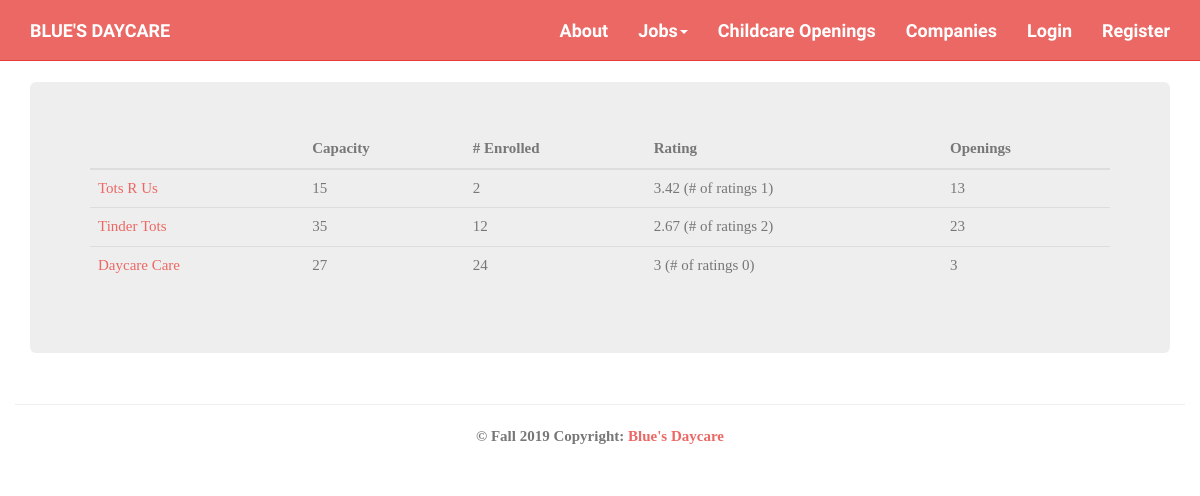
/index.php?action=viewCompanies, run on an earlier commit of the app's database.
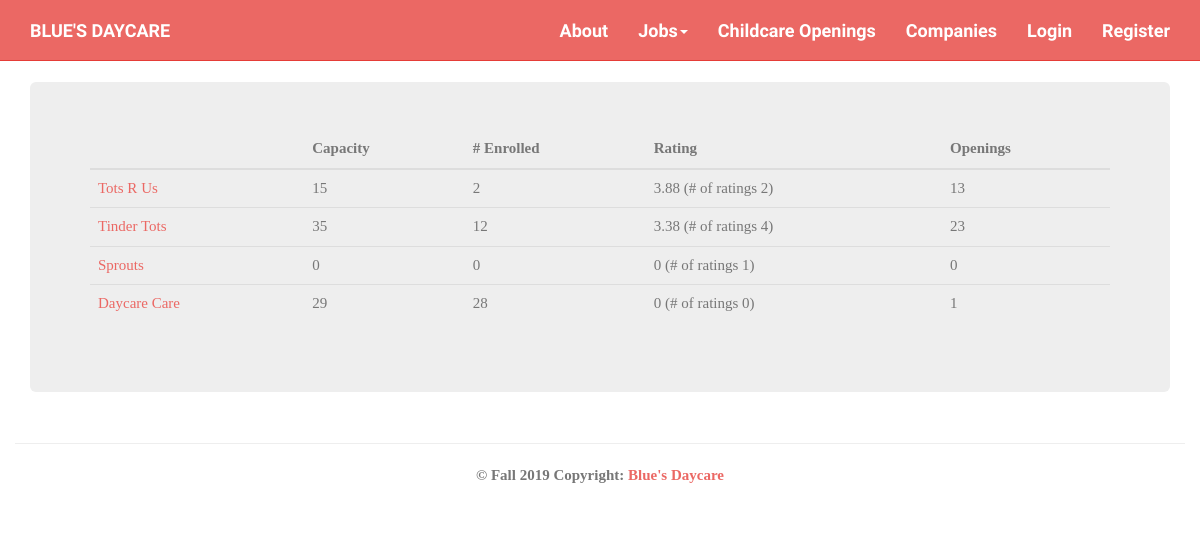
And on a later commit of the database.
### tables this page shows
CREATE TABLE `company` (
  `companyID` int(11) NOT NULL,
  `companyName` varchar(100) NOT NULL,
  `employeeCount` int(11) NOT NULL DEFAULT '1',
  `childCapacity` int(11) NOT NULL DEFAULT '0',
  `childrenEnrolled` int(11) NOT NULL DEFAULT '0',
  `overallRating` float DEFAULT '0',
  `ownerID` int(11) NOT NULL,
  `companyImage` varchar(50) DEFAULT 'images/default-company.jpg'
);

CREATE TABLE `user` (
  `id` int(11) NOT NULL,
  `fName` varchar(50) NOT NULL,
  `lName` varchar(50) NOT NULL,
  `email` varchar(50) NOT NULL,
  `uName` varchar(50) DEFAULT NULL,
  `pWord` varchar(120) DEFAULT NULL,
  `image` varchar(100) DEFAULT 'images/default.jpg',
  `roleID` int(11) DEFAULT NULL,
  `Restricted` int(1) NOT NULL
);

### models/company_db.php (called while the page is built, shortened)
<?php
class company_db {
    public static function select_all() {
        $db = Database::getDB();
        $queryUsers = 'SELECT * FROM company';
        $statement = $db->prepare($queryUsers);
        $statement->execute();
        $rows = $statement->fetchAll();
        foreach ($rows as $value) {
            $owner = user_db::get_user_by_id($value['ownerID']);
            $company = new company($value['companyID'], $value['companyName'], $value['employeeCount'], $value['childCapacity'], $value['childrenEnrolled'], $value['overallRating'], $owner, $value['companyImage']);
            $companies[]=$company;
        }
        return $companies;
    }
}

### models/user_db.php (called while the page is built, shortened)
<?php
class user_db {
    public static function get_user_by_id($id) {
        $db = Database::getDB();
        $query = 'SELECT *
              FROM user
              WHERE ID= :id';
        $statement = $db->prepare($query);
        $statement->bindValue(':id', $id);
        $statement->execute();
        $value = $statement->fetch();
        $userRole = role_db::get_role_by_id($value['roleID']);
        $users = new user($value['id'], $value['fName'], $value['lName'], $value['email'], $value['uName'], $value['pWord'], $value['image'], $userRole, $value['Restricted']);
        return $users;
    }
}

### models/role_db.php (called while the page is built, shortened)
<?php
class role_db {
    public static function get_role_by_id($id) {
        $db = Database::getDB();
        $query = 'SELECT *
              FROM role
              WHERE ID= :id';
        $statement = $db->prepare($query);
        $statement->bindValue(':id', $id);
        $statement->execute();
        $value = $statement->fetch();
        $role = new role($value['id'], $value['type']);
        return $role;
    }
}

### models/company.php (called while the page is built, shortened)
<?php
class company {
    private $ID, $companyName, $employeeCount, $childCapacity, $childrenEnrolled, $overallRating, $ownerID, $image, $ratingsCount;
    function __construct($ID, $companyName, $employeeCount, $childCapacity, $childrenEnrolled, $overallRating, user $ownerID = null, $image) {
        $this->ID = $ID;
        $this->companyName = $companyName;
        $this->childCapacity = $childCapacity;
        $this->childrenEnrolled = $childrenEnrolled;
        $this->overallRating = $overallRating;
    }
    function getRatingsCount() {
        return $this->ratingsCount;
    }
    function setRatingsCount($ratingsCount) {
        $this->ratingsCount = $ratingsCount;
    }
    function getID() {
        return $this->ID;
    }
    function getCompanyName() {
        return $this->companyName;
    }
    function getChildCapacity() {
        return $this->childCapacity;
    }
    function getChildrenEnrolled() {
        return $this->childrenEnrolled;
    }
    function getOverallRating(){
        return $this->overallRating;
    }
}

### models/feedback_db.php (called while the page is built, shortened)
<?php
class feedback_db {
    public static function getCompanyReviewCount($companyID){
        $db = Database::getDB();
        $query = 'select count(companyID) as count '
                . 'from companyfeedback '
                . 'where companyID = :companyID';
        try {
            $statement = $db->prepare($query);
            $statement->bindValue(':companyID', $companyID);
            $statement->execute();
            $value = $statement->fetch();
            $count = $value['count'];
            return $count;
        } catch (PDOException $e) {
            $error_message = $e->getMessage();
            display_db_error($error_message);
        }
    }
}

### views/allCompanies.php (the view, shortened to what this page needs)
<!DOCTYPE html>
<html lang="en">
    <head>
        <?php include ('css/css.php'); ?>
    </head>
    <body>
        <?php include('nav.php') ?>
        <div class="container">
            <br>
            <div class="jumbotron">
                <table class="table table-dark">
  <thead>
    <tr>
      <th scope="col"></th>
      <th scope="col">Capacity</th>
      <th scope="col"># Enrolled</th>
      <th scope="col">Rating</th>
      <th scope="col">Openings</th>
    </tr>
  </thead>
  <tbody>
      <?php foreach ($companies as $c) : ?>
      <tr>
          <td><a href="index.php?action=viewCompanyProfileUser&amp;id=<?php echo $c->getID(); ?>"><?php echo $c->getCompanyName(); ?></a></td>
          <td><?php echo $c->getChildCapacity(); ?></td>
          <td><?php echo $c->getChildrenEnrolled(); ?></td>
          <td><?php echo $c->getOverallRating(); ?><span> (# of ratings <?php echo $c->getRatingsCount(); ?>)</span></td>
          <td><?php echo $c->getChildCapacity()- $c->getChildrenEnrolled(); ?></td>
      </tr>
      <?php endforeach; ?>
  </tbody>
                </table>
        </div>
        </div>
        <?php include ('footer.php'); ?>
    </body>
</html>

### index.php (shortened to what this page needs)
<?php
require_once 'models/role_db.php';
require_once 'models/user_db.php';
require_once 'models/company_db.php';
require_once 'models/company.php';
require_once 'models/feedback_db.php';
$action = filter_input(INPUT_POST, 'action');
if ($action === null) {
    $action = filter_input(INPUT_GET, 'action');
}
switch ($action) {
    case 'viewCompanies':
        $companies = company_db::select_all();
        $companyID = companyApproval_db::getUnapprovedCompanyIDs();
        foreach ($companies as $key => $value) {
            $ratingsCount = feedback_db::getCompanyReviewCount($value->getID());
            $value->setRatingsCount($ratingsCount);
            foreach ($companyID as $cID) {
                if ($cID["companyID"] === $value->getID()) {
                    unset($companies[$key]);
                    break;
                }
            }
        }
        include('views/allCompanies.php');
        die();
        break;
}

### css/css.php (shortened to what this page needs)
<link rel="stylesheet" href="css/bootstrap.min.css">
<link rel="stylesheet" href="css/local.css">

### views/nav.php (shortened to what this page needs)
<nav class="navbar navbar-inverse navbar-static-top">
  <div class="container">
    <div class="navbar-header">
      <a class="navbar-brand" href="index.php?action=about">Blue&apos;s Daycare</a>
    </div>
    <div class="collapse navbar-collapse" id="bs-example-navbar-collapse-1">
      <ul class="nav navbar-nav navbar-right">
        <li><a href='index.php?action=about'>About</a></li>
        <li class="dropdown">
          <a
            href="#"
            class="dropdown-toggle"
            data-toggle="dropdown"
            role="button"
            aria-haspopup="true"
            aria-expanded="false"
            >Jobs<span class="caret"></span
          ></a>
        </li>
        <li><a href='index.php?action=viewChildcareOpenings'>Childcare Openings</a></li>
        <li><a href='index.php?action=viewCompanies'>Companies</a></li>
        <?php if (isset($_SESSION['currentUser'])):?>
        <?php if ($_SESSION['currentUser']->getRole()->getType()==="administrator") { ?>
            <li><a href='index.php?action=displayProfile'>Admin Portal</a></li>
       <?php } else {?>
        <li><a href='index.php?action=displayProfile'>Profile</a></li>
       <?php }?>
        <li><a href='index.php?action=logout'>Logout</a></li>
        <?php else: ?>
        <li><a href='index.php?action=viewLogin'>Login</a></li>
        <li><a href='index.php?action=registration'>Register</a></li>
        <?php endif; ?>
      </ul>
    </div>
  </div>
</nav>

### views/footer.php
<footer class="footer navbar-static-bottom">
   <div class="container-fluid text-center text-md-left">
      <hr class="clearfix w-100 d-md-none pb-3">
  <div class="footer-copyright text-center py-3"><strong>&COPY; Fall 2019 Copyright:
          <a href="index.php?action=about"> Blue&apos;s Daycare</a></strong>
  </div>
  <br>
</footer>

### css/local.css (style rules this page uses)
.navbar { margin-bottom: 0; }

What changed in the data, as far as the page shows it:
changed company "Tots R Us": overallRating "3.42" → "3.88"; RatingsCount "1" → "2"
changed company "Tinder Tots": overallRating "2.67" → "3.38"; RatingsCount "2" → "4"
now on this page (row edited): company: companyName "Sprouts", ownerID.Restricted "0", childCapacity "0", childrenEnrolled "0", RatingsCount "1", $c->getChildCapacity()-$c->getChildrenEnrolled() "0"
changed company "Daycare Care": childCapacity "27" → "29"; childrenEnrolled "24" → "28"; ownerID.Restricted "3" → "0"; $c->getChildCapacity()- $c->getChildrenEnrolled() "3" → "1"
